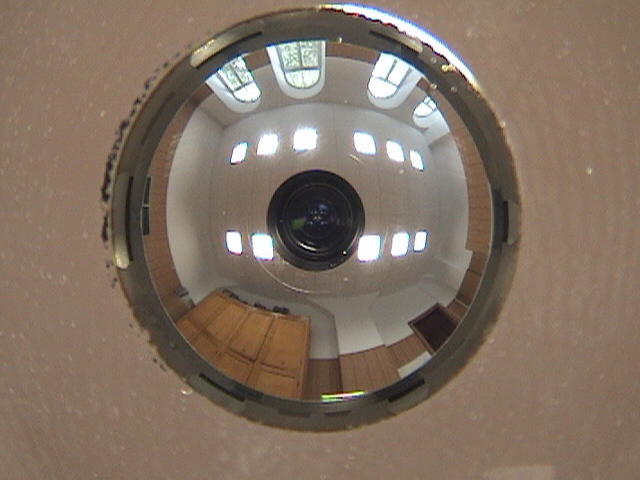
#> input picture DSC00131.JPG, 640 x 480 px
$ python Rectifier.py
#> lines starting #> are read from the running program, lines starting #| are printed output that depends on the picture; after the words box and inside, x2 and y2 are one past the last pixel; in counts of white or black regions, pixels touching at a corner belong together
import cv2
import matplotlib.pyplot as plt
import numpy as np


class CircleFinder:

    @staticmethod
    def find_outer_circle(img, verbose=False):
        outer = cv2.HoughCircles(img, cv2.HOUGH_GRADIENT, 1, 2, param1=1, param2=170, minRadius=100, maxRadius=0)
        outer = np.uint16(np.around(outer))
        mean_values_outer = np.uint16(np.around(np.mean(outer[0, :], axis=0)))

        if verbose:
            cimg = cv2.cvtColor(img, cv2.COLOR_GRAY2BGR)

            for i in outer[0, :]:
                # draw the outer circle
                cv2.circle(cimg, (i[0], i[1]), i[2], (0, 255, 0), 2)
                # draw the center of the circle
                cv2.circle(cimg, (i[0], i[1]), 2, (0, 0, 255), 3)
            cv2.circle(cimg, (mean_values_outer[0], mean_values_outer[1]), mean_values_outer[2], (255, 0, 0), 2)
            cv2.circle(cimg, (mean_values_outer[0], mean_values_outer[1]), 2, (0, 0, 255), 3)
            plt.imshow(cimg)
            plt.show()

        return mean_values_outer

    @staticmethod
    def find_inner_circle(img, verbose=True, param=30):
        inner = cv2.HoughCircles(img, cv2.HOUGH_GRADIENT, 1, 2, param1=param, param2=120, minRadius=10, maxRadius=0)

        if (inner is None or np.all(inner == 0) or inner.shape[1] > 1) and param > 0:
            mean_values_inner = CircleFinder.find_inner_circle(img, True, param - 1)
            return mean_values_inner

        inner = np.uint16(np.around(inner))
        mean_values_inner = np.uint16(np.around(np.mean(inner[0, :], axis=0)))

        if verbose:
            cimg = cv2.cvtColor(img, cv2.COLOR_GRAY2BGR)

            for i in inner[0, :]:
                # draw the outer circle
                cv2.circle(cimg, (i[0], i[1]), i[2], (0, 255, 0), 2)
                # draw the center of the circle
                cv2.circle(cimg, (i[0], i[1]), 2, (0, 0, 255), 3)
            cv2.circle(cimg, (mean_values_inner[0], mean_values_inner[1]), mean_values_inner[2], (255, 0, 0), 2)
            cv2.circle(cimg, (mean_values_inner[0], mean_values_inner[1]), 2, (0, 0, 255), 3)
            plt.imshow(cimg)
            plt.show()

        return mean_values_inner

    @staticmethod
    def cut_circle(img, mean_values_outer):
        x = mean_values_outer[0]
        y = mean_values_outer[1]
        r = mean_values_outer[2]

        cutted_img = img[y - r: y + r, x - r: x + r]
        return cutted_img

    def setup_marker(self):
        pass


class ImageTransformer:

    def build_transformation_map(self, Ws, Hs, Wd, Hd, R1, R2, Cx, Cy):
        ys = np.arange(0, int(Hd)).astype(np.float32)
        xs = np.arange(0, int(Wd)).astype(np.float32)

        rs = (ys / Hd) * (R2 - R1) + R1
        thetas = (xs / Wd) * 2.0 * np.pi

        map_x = Cx + np.outer(rs, np.sin(thetas))
        map_y = Cy + np.outer(rs, np.cos(thetas))

        return np.round(map_x), np.round(map_y)

    def unwarp(self, img, xmap, ymap):
        output = cv2.remap(img, xmap, ymap, cv2.INTER_LINEAR)
        return output

    def transform_image(self, img_name):
#> called with img_name = 'DSC00131.JPG'
        original_img = cv2.imread(img_name, cv2.IMREAD_UNCHANGED)
#> original_img is the input picture: shape (480, 640, 3); mean B, G, R 98.6, 112.9, 129.8
        img = cv2.imread(img_name, 0)
#> img: shape (480, 640); min 0, max 255, mean 116.3
        img = cv2.medianBlur(img, 15)
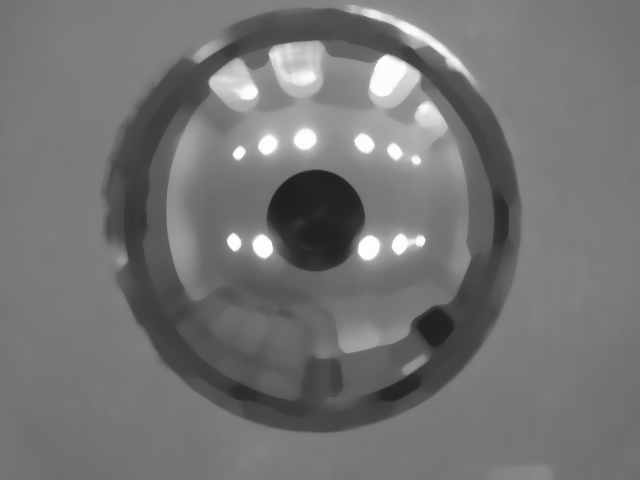
#> img: shape (480, 640); min 30, max 253, mean 115.8

        outer = CircleFinder.find_outer_circle(img)
#> in find_outer_circle, `outer = cv2.HoughCircles(img, cv2.HOUGH_GRADIENT, 1, 2, param1=1, para..`: outer = 194 rows, first 8: [316.5, 231.5, 200], [315.5, 228.5, 203], [302.5, 219.5, 218.2], [308.5, 221.5, 212.3], [314.5, 215.5, 205.8], [322.5, 221.5, 181.7], [304.5, 220.5, 216], [322.5, 218.5, 199]
#> in find_outer_circle, `outer = np.uint16(np.around(outer))`: outer = 194 rows, first 8: [316, 232, 200], [316, 228, 203], [302, 220, 218], [308, 222, 212], [314, 216, 206], [322, 222, 182], [304, 220, 216], [322, 218, 199]
#> in find_outer_circle, `mean_values_outer = np.uint16(np.around(np.mean(outer[0, :], axis=0)))`: mean_values_outer = [317, 214, 176]
#> outer = [317, 214, 176]

        original_img = CircleFinder.cut_circle(original_img, outer)
#> in cut_circle, `x = mean_values_outer[0]`: x = 317
#> in cut_circle, `y = mean_values_outer[1]`: y = 214
#> in cut_circle, `r = mean_values_outer[2]`: r = 176
        img = CircleFinder.cut_circle(img, outer)
#> in cut_circle (call 2), `cutted_img = img[y - r: y + r, x - r: x + r]`:
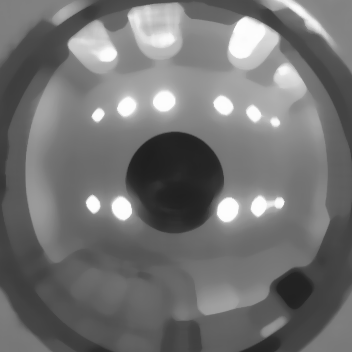
#> cutted_img: shape (352, 352); min 30, max 253, mean 114.4

        inner = CircleFinder.find_inner_circle(img)
#> in find_inner_circle, `inner = cv2.HoughCircles(img, cv2.HOUGH_GRADIENT, 1, 2, param1=param, ..`: inner = [[174.5, 180.5, 48.6]]
#> in find_inner_circle, `inner = np.uint16(np.around(inner))`: inner = [[174, 180, 49]]
#> in find_inner_circle, `mean_values_inner = np.uint16(np.around(np.mean(inner[0, :], axis=0)))`: mean_values_inner = [174, 180, 49]
#> the loop in find_inner_circle, `for i in inner[0, :]:` made 1 pass
#> after the loop in find_inner_circle, `for i in inner[0, :]:`:
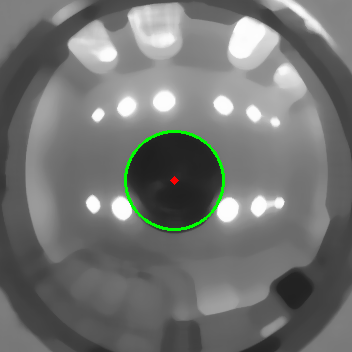
#> cimg: shape (352, 352, 3); mean B, G, R 113.7, 115.6, 113.8
#> in find_inner_circle, `cv2.circle(cimg, (mean_values_inner[0], mean_values_inner[1]), mean_va..`:
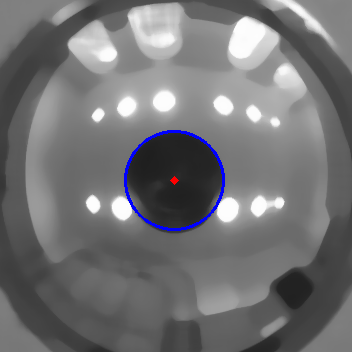
#> cimg: shape (352, 352, 3); 0.74% of pixels changed, all inside (x1, y1, x2, y2) = (124, 130, 225, 231)
#> inner = [174, 180, 49]

        Cx = inner[0]
#> Cx = 174
        Cy = inner[1]
#> Cy = 180
        Ri = inner[2]
#> Ri = 49
        Ro = outer[2]
#> Ro = 176
        Ws = img.shape[1]
#> Ws = 352
        Hs = img.shape[0]
#> Hs = 352
        Wd = int(2 * np.pi * ((Ri + Ro) / 2))
#> Wd = 706
        Hd = Ro - Ri
#> Hd = 127

        xmap, ymap = self.build_transformation_map(Ws, Hs, Wd, Hd, Ri, Ro, Cx, Cy)
#> in build_transformation_map, `rs = (ys / Hd) * (R2 - R1) + R1`: rs = 127 values from 49 to 175
#> in build_transformation_map, `thetas = (xs / Wd) * 2.0 * np.pi`: thetas = 706 values from 0 to 6.27
#> in build_transformation_map, `map_x = Cx + np.outer(rs, np.sin(thetas))`:
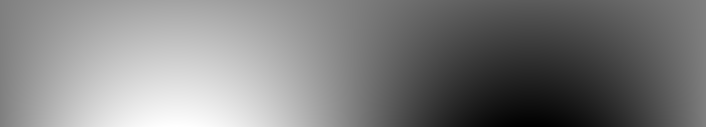
#> map_x: shape (127, 706) float32; min -0.998, max 349, mean 174; drawn with min black and max white
#> in build_transformation_map, `map_y = Cy + np.outer(rs, np.cos(thetas))`:
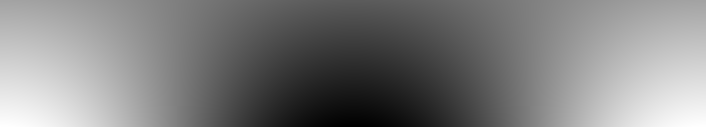
#> map_y: shape (127, 706) float32; min 5, max 355, mean 180; drawn with min black and max white
        result = self.unwarp(original_img, xmap, ymap)
#> in unwarp, `output = cv2.remap(img, xmap, ymap, cv2.INTER_LINEAR)`:
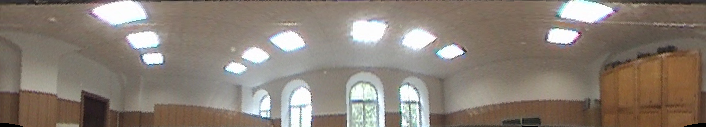
#> output: shape (127, 706, 3); mean B, G, R 117.5, 127.6, 138.2
        return result


if __name__ == "__main__":
    transformer = ImageTransformer()
    res = transformer.transform_image('DSC00131.JPG')
    cv2.imwrite('res1.png', res)

    # cut circle
    # x, y, r = find_circles(img, True)
    # cutted_img = original_img[y - r: y + r, x - r: x + r]
    # cv2.imwrite('1.png', cutted_img)

    # cut all image

$ run again, with DSC00136.JPG copied over DSC00131.JPG
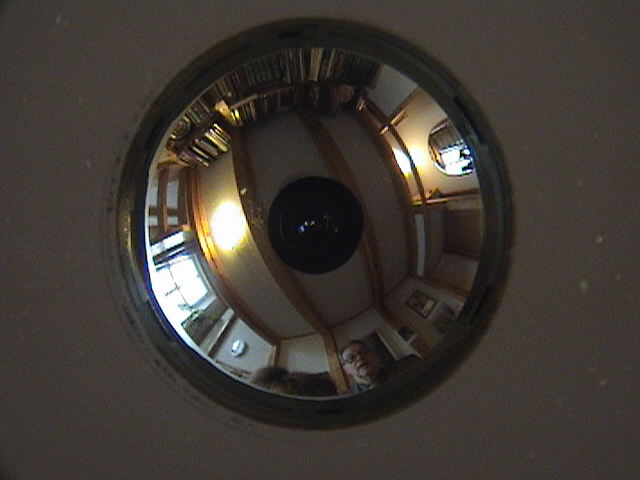
#> input picture DSC00136.JPG, 640 x 480 px
#> in transform_image, original_img is the input picture: shape (480, 640, 3); mean B, G, R 52.7, 58.5, 64.1
#> in find_outer_circle, `outer = cv2.HoughCircles(img, cv2.HOUGH_GRADIENT, 1, 2, param1=1, para..`: outer = 35 rows, first 8: [315.5, 231.5, 198.4], [316.5, 233.5, 196.2], [314.5, 215.5, 197.6], [312.5, 229.5, 201.1], [315.5, 217.5, 199], [312.5, 219.5, 202.4], [307.5, 224.5, 207.5], [310.5, 223.5, 207.1]
#> in find_outer_circle, `outer = np.uint16(np.around(outer))`: outer = 35 rows, first 8: [316, 232, 198], [316, 234, 196], [314, 216, 198], [312, 230, 201], [316, 218, 199], [312, 220, 202], [308, 224, 208], [310, 224, 207]
#> mean_values_outer = [314, 224, 182]
#> x = 314
#> y = 224
#> r = 182
#> cutted_img: shape (364, 364)
#> in find_inner_circle, `inner = cv2.HoughCircles(img, cv2.HOUGH_GRADIENT, 1, 2, param1=param, ..`: inner = None
#> in find_inner_circle (call 6), `inner = cv2.HoughCircles(img, cv2.HOUGH_GRADIENT, 1, 2, param1=param, ..`: inner = [[183.5, 182.5, 48.1]]
#> in find_inner_circle (call 6), `inner = np.uint16(np.around(inner))`: inner = [[184, 182, 48]]
#> mean_values_inner = [184, 182, 48]
#> the loop in find_inner_circle (call 6), `for i in inner[0, :]:` made 1 pass
#> in find_inner_circle (call 6), `cv2.circle(cimg, (mean_values_inner[0], mean_values_inner[1]), mean_va..`:
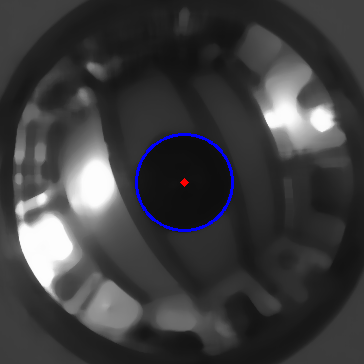
#> cimg: shape (364, 364, 3); mean B, G, R 62.5, 60.8, 60.8
#> Cx = 184
#> Cy = 182
#> Ri = 48
#> Ro = 182
#> Wd = 722
#> Hd = 134
#> rs = 134 values from 48 to 181
#> thetas = 722 values from 0 to 6.27
#> in unwarp, `output = cv2.remap(img, xmap, ymap, cv2.INTER_LINEAR)`:
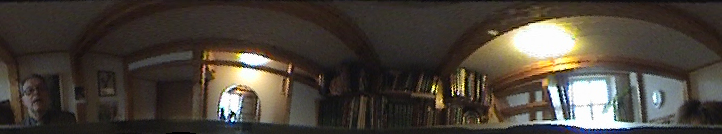
#> output: shape (134, 722, 3); mean B, G, R 58, 66.5, 73.7
